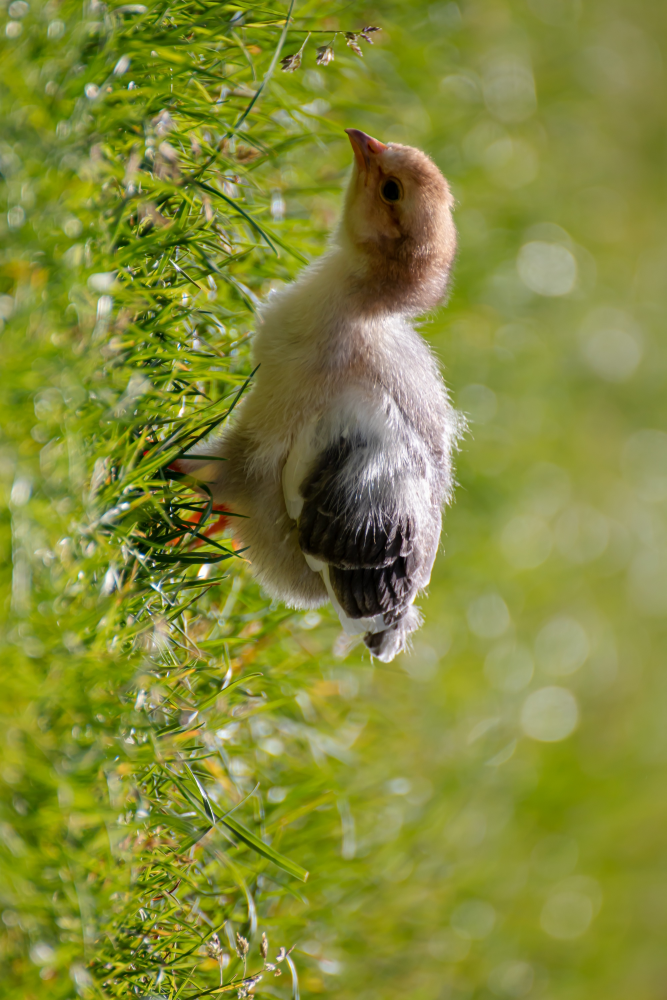
#> input picture 机器学习_数学相关/02_线性代数/images/chicken.jpg, 2000 x 3000 px (shown at 1/3 size)
$ jupyter execute '02_线性代数.ipynb'
#> lines starting #> are read from the running program, lines starting #| are printed output that depends on the picture
## 2. 线性代数

### 2.1 线性方程组与向量

鸡兔同笼问题
>
> 已知鸡有2只脚, 兔子有四只脚, 一共有10个头，28只脚，请问鸡兔各有几只？

列出一个二元一次方程，假设鸡有$x$只，兔子有$y$只，那么可以得到

$$
x+y=10\\
2x+4y=28
$$

二元一次方程组表示为**线性方程组**，事实上可以看成是一张表格

| $x$的系数 | $y$的系数 | 结果 |
|:---------:|:---------:|:----:|
|     1     |     1     |  10  |
|     2     |     4     |  28  |

用**向量**表示左边的系数，$\left[\begin{array}{l}1\\2\end{array}\right]$和$\left[\begin{array}{l}1\\4\end{array}\right]$, 同理用常数表示右边得到$\left[\begin{array}{l}10\\28\end{array}\right]$

两个向量用一个二维的数表, 表示为**系数矩阵**, 常用$\mathbf{A}$表示
$$\begin{bmatrix}
{1\quad1}\\
{2\quad4}\\
\end{bmatrix}$$
结果向量也称为**常数向量**，通常记作$b$
$$\left[\begin{array}{l}10\\28\end{array}\right]$$

#### 代码: 解线性方程组

二元一次线性方程组, 求解x, y的值
$$
\left\{\begin{array}{l}
x + y = 10 \\
2x + 4y = 28 \\
\end{array}\right.
$$

[cell 1]
import numpy as np

# 系数矩阵
A = np.array([[1, 1],
              [2, 4]])
# 常数向量
b = np.array([10,
              28])
# 解线性方程组
x = np.linalg.solve(A, b)
print("二元一次线性方程组的解为：\n", x)

三元一次线性方程组, 求解x, y, z的值
$$
\left\{\begin{array}{l}
x + y + z = 14 \\
2x+4y + 2z = 40 \\
x + 2y + 3z = 30
\end{array}\right.
$$

[cell 2]
import numpy as np

# 系数矩阵
A = np.array([[1, 1, 1],
              [2, 4, 2],
              [1, 2, 3]])
# 常数向量
b = np.array([14,
              40,
              30])
# 解三元一次线性方程组
x = np.linalg.solve(A, b)
print("三元一次线性方程组的解为：\n", x)

### 2.2 向量基本运算、行列式

#### 代码: 向量的基本运算

[cell 3]
import numpy as np

# 生成向量, 一列为向量
x = np.array([1, 2, 3])
y = np.array([4, 5, 6])

print("x={},y={}".format(x, y))  # x=[1 2 3],y=[4 5 6]

# shape函数用于显示向量的维度，如果是向量默认只有一维，维度显示为(dim,)
print("x的维度为{}".format(x.shape))  # x的维度为(3,)

# 向量加法
print("x+y = {}".format(x + y))  # x+y = [5 7 9]

# 向量数乘
k = 3
print("kx = {}".format(k * x))  # kx = [3 6 9]
print("3x+2y ={} ".format(3 * x + 2 * y))  # 3x+2y =[11 16 21]

几何角度来看向量的基本运算

#### 代码: 计算行列式$|A|$的值

[cell 4]
import numpy as np

A = np.array([[1, 1, 1],
              [2, 4, 2],
              [2, 2, 2]])

# 计算行列式的值
A_det = np.linalg.det(A)
print("A的行列式的值为：", A_det)

B = np.array([[1, 1, 1, 1],
              [1, 2, 0, 0],
              [1, 0, 3, 0],
              [1, 0, 0, 4]])
B_det = np.linalg.det(B)
print("B的行列式的值为：", B_det)

**克莱姆法则**

有了行列式之后，以后只要我们判断了一个方程组：
1. 未知数个数等于方程的个数
2. 系数行列式$|A| \neq 0$
则这个方程组是有唯一解的

#### 代码: 克莱姆法则解线性方程组

[cell 5]
import numpy as np

D = np.array([
    [2., 1, -5, 1],
    [1, -3, 0, -6],
    [0, 2, -1, 2],
    [1, 4, -7, 6]
])
# 计算行列式的值
D_det = np.linalg.det(D)

D1 = np.array([
    [8., 1, -5, 1],
    [9, -3, 0, -6],
    [-5, 2, -1, 2],
    [0, 4, -7, 6]
])

D1_det = np.linalg.det(D1)

x1 = D1_det / D_det
print(x1)

### 2.3 矩阵

#### 2.3.1 矩阵基本运算

#### 代码: 矩阵乘法

[cell 6]
# shape(2, 2)
A = np.array([[1, 2],
              [1, -1]])
# shape(2, 3)
B = np.array([[1, 2, -3],
              [-1, 1, 2]])


# 矩阵乘法: 计算AB
np.matmul(A, B)

#### 代码: 矩阵加法

[cell 7]
# shape(2, 2)
A = np.array([[1, 2],
              [1, -1]])
# shape(2, 3)
B = np.array([[1, 2],
              [-1, 1]])


# 矩阵加法: 计算A+B
A + B

#### 代码: 矩阵和常数

[cell 8]
# shape(2, 2)
A = np.array([[1, 2],
              [1, -1]])

# 矩阵和常数: 计算A*3
print(A * 3)

# 计算A + 3
print(A + 3)

#### 2.3.2 特殊矩阵

1.单位矩阵

> 在矩阵的乘法中，有一种矩阵起着特殊的作用，如同数的乘法中的1，这种矩阵被称为单位矩阵. 它是个方阵，从左上角到右下角的对角线（称为主对角线）上的元素均为1，除此以外全都为0.

[cell 9]
import numpy as np

# 3阶单位矩阵
np.eye(3)

2.初等矩阵与矩阵变换

[cell 10]
# 交换矩阵的两行
A = np.array([[1, 1, 1],
              [2, 4, 2]])
print(A)

P = np.array([[0, 1],
              [1, 0]])
print("\n交换矩阵的两行\n", np.matmul(P, A))

[cell 11]
# 第i行乘k
print(A)
P = np.array([[2, 0],
              [0, 1]])
print("\n第一行乘以2\n", np.matmul(P, A))

[cell 12]
# 第一行加到第二行上
print(A)
P = np.array([[1, 0],
              [1, 1]])
print("\n第一行加到第二行上\n", np.matmul(P, A))

[cell 13]
print(A)
A = np.array([[1, 2],
              [3, 4]])
P = np.array([[0, 1],
              [1, 0]])

print("\n交换两行\n", np.matmul(P, A))
print("\n交换两列\n", np.matmul(A, P))

3.矩阵求逆

[cell 14]
# 矩阵求逆
A = np.array([[1, 2],
              [3, 4]])
print(A)
print("\nA的逆矩阵：\n", np.linalg.inv(A))

4. 矩阵的秩

> 如果把矩阵看成一个向量组，那么秩就是线性无关向量的个数，也就是向量组的维度。矩阵的秩应该是小于等于行数与列数的最小值。

[cell 15]
# 求矩阵 A 的秩
A = np.array([[1, 2],
              [3, 4]])
print(A)
np.linalg.matrix_rank(A)
print("\n矩阵A的秩：\n", np.linalg.matrix_rank(A))

5.对角矩阵

[cell 16]
# 对角矩阵
A = np.array([[1, 0, 0],
              [0, 2, 0],
              [0, 0, 3]])

np.matmul(A, A)

#### 2.3.3 特征值与特征向量

$$Ax = \lambda_i x$$
$A$代表矩阵，$x$代表特征向量, $\lambda_i$代表特征值

$x$是一个非零向量，称为 $A$的特征值$\lambda_i$ 对应的特征向量

可以理解为一个矩阵乘以一个向量的效果是: 让该向量进行了一个方向不变的伸缩

所以特征值和特征向量的通俗解释是：

1、矩阵是一个向量的变换方式。二维的叫向量，三维的叫矩阵。

2、特征向量就是该向量经过某一矩阵变换之后其方向不变的向量。

3、特征值$\lambda$是一个伸缩倍数。

#### 代码: 求矩阵的特征值与特征向量

[cell 17]
# 求解矩阵的特征值和特征向量
import numpy as np

A = np.array([
    [-1, 1, 0],
    [-4, 3, 0],
    [1, 0, 2]
])

lamb, p = np.linalg.eig(A)
print("矩阵A的特征值为：\n", lamb)
print("矩阵A的特征向量为：\n", p)

可以看到, 计算结果是一致的

#### 2.3.4 正交矩阵

刚刚的特征向量反而与原向量的关系是拉伸（缩短）的关系。那令一个向量进行旋转变换或者镜像变换的矩阵是什么呢？答案就是：**正交矩阵**。

$$
A^TA = AA^T = I
$$

正交矩阵的逆矩阵与转置矩阵相同，即：$A^{-1} = A^T$，因为：$A^{-1}A=I$。

性质：A的各行是单位向量且两两正交（垂直），又或者说A的各列是单位向量且两两正交（垂直）

正交矩阵的行列式要么是1，要么是-1。

**施密特正交化**

线性代数中最头疼的公式

施密特正交化(Gram-Schmidt): 将给定的一组基变成标准正交基

原理就是：我随便找一个原向量，把它固定住，接着找来第二个向量，往上面做投影，剩下的垂直分量就是第二个正交基，·····重复的做下去，直到所有基都变换过一遍后，得到的这组新的基就是正交基. 更进一步，如果我们把所有基进行标准化，使得每个基自己与自己做内积都为1，即模长为1，则得到的是一组标准正交基

#### 代码: 施密特正交化

[cell 18]
import numpy as np
from scipy.linalg import *

A = np.array([[1, 2, 3],
              [2, 1, 3],
              [3, 2, 1]])
B = orth(A)  # 正交化，奇异值分解不是施密特正交化
res = np.matmul(B, np.transpose(B))  # np.transpose()映射坐标轴
print(res)  # 输出单位矩阵

# 数值过滤
res[np.abs(res) < 1e-6] = 0  # 将绝对值小于10的-6次方的值设为0
print(res)

### 2.4 实战: 基于矩阵变换的图像变换

[cell 19]
import numpy as np
from math import cos, sin, pi


def vec_2d(x0, y0, alpha):
    """
    旋转2维向量
    x0: 横坐标
    y0: 纵坐标
    alpha: 旋转角度，弧度制
    return:(x,y) 旋转后的坐标
    """
    origin = np.array([
        [x0, y0, 1]
    ])
    trans = np.array([
        [cos(alpha), -sin(alpha), 0],
        [sin(alpha), cos(alpha), 0],
        [0, 0, 1]
    ])

    res = origin.dot(trans)
    x = res[0][0]
    y = res[0][1]
    return x, y


vec_2d(3, 2, pi / 2)

[cell 20]
# pip install scikit-image
from skimage import io, transform
import matplotlib.pyplot as plt

dirpath = "./images/chicken.jpg"
img = io.imread(dirpath)
#> img is the input picture: shape (3000, 2000, 3); mean R, G, B 131.9, 138.3, 57.1
plt.imshow(img)
img.shape
#> Out = (3000, 2000, 3)

[cell 21]
# 旋转图像
img2 = transform.rotate(img, 90, resize=False)  # 旋转90度,不改变图像大小
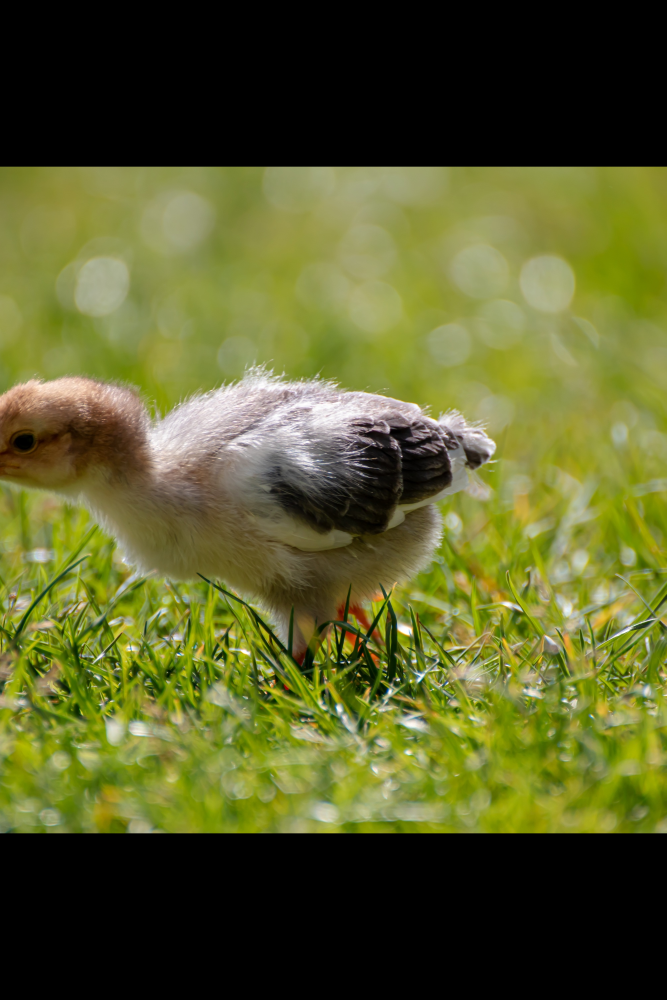
#> img2: shape (3000, 2000, 3) float64 (shown at 1/3 size); mean R, G, B 0.35, 0.363, 0.165
plt.imshow(img2)
img2.shape
#> Out = (3000, 2000, 3)

[cell 22]
# 旋转图像
img3 = transform.rotate(img, 90, resize=True)  # 旋转90度，跟着改变图像大小
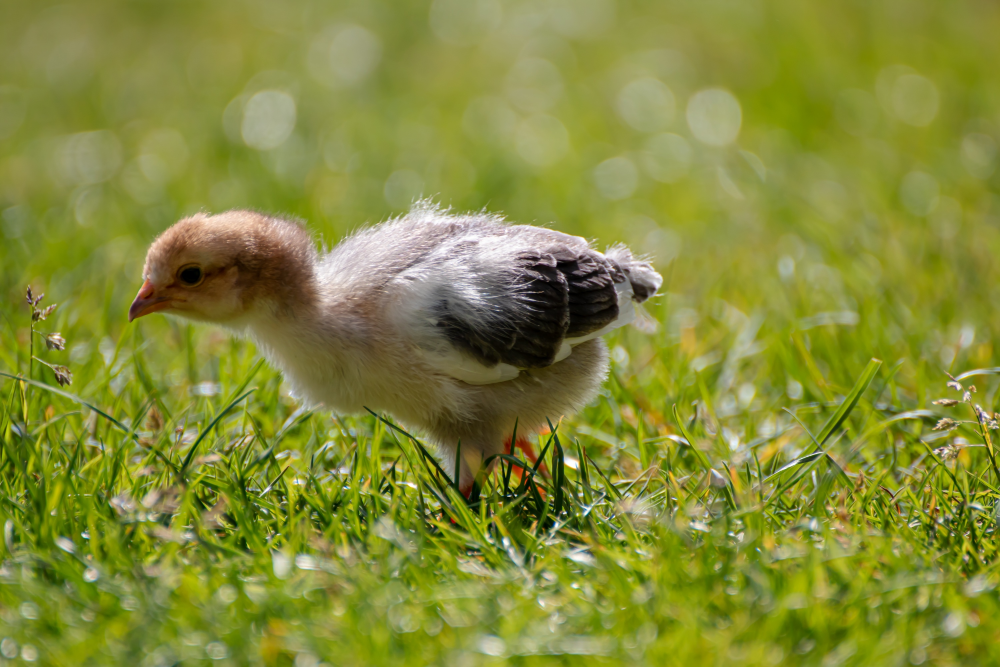
#> img3: shape (2000, 3000, 3) float64 (shown at 1/3 size); mean R, G, B 0.517, 0.542, 0.224
plt.imshow(img3)
img3.shape
#> Out = (2000, 3000, 3)
